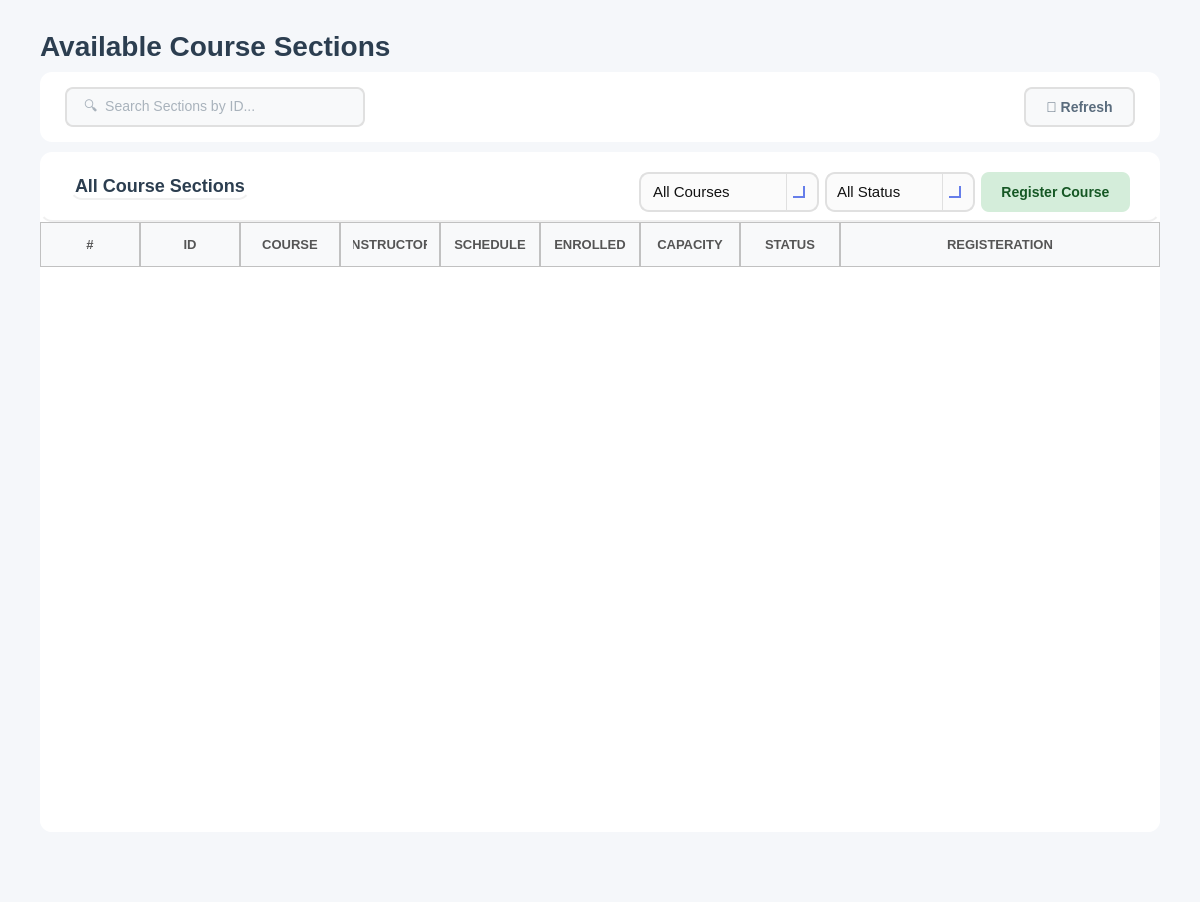
<?xml version="1.0" encoding="UTF-8"?>
<ui version="4.0">
 <class>ViewSections</class>
 <widget class="QWidget" name="ViewSections">
  <property name="geometry">
   <rect>
    <x>0</x>
    <y>0</y>
    <width>1200</width>
    <height>902</height>
   </rect>
  </property>
  <property name="windowTitle">
   <string>Avaliable Sections</string>
  </property>
  <property name="styleSheet">
   <string notr="true">background-color: #f5f7fa;</string>
  </property>
  <layout class="QVBoxLayout" name="mainLayout">
   <property name="spacing">
    <number>10</number>
   </property>
   <property name="leftMargin">
    <number>40</number>
   </property>
   <property name="topMargin">
    <number>30</number>
   </property>
   <property name="rightMargin">
    <number>40</number>
   </property>
   <property name="bottomMargin">
    <number>30</number>
   </property>
   <item>
    <layout class="QHBoxLayout" name="headerLayout">
     <item>
      <widget class="QLabel" name="labelTitle">
       <property name="styleSheet">
        <string notr="true">font-size: 28px; font-weight: bold; color: #2c3e50; background: transparent;</string>
       </property>
       <property name="text">
        <string>Available Course Sections</string>
       </property>
      </widget>
     </item>
     <item>
      <spacer name="headerSpacer">
       <property name="orientation">
        <enum>Qt::Orientation::Horizontal</enum>
       </property>
       <property name="sizeHint" stdset="0">
        <size>
         <width>40</width>
         <height>20</height>
        </size>
       </property>
      </spacer>
     </item>
    </layout>
   </item>
   <item>
    <widget class="QFrame" name="filterFrame">
     <property name="minimumSize">
      <size>
       <width>0</width>
       <height>70</height>
      </size>
     </property>
     <property name="maximumSize">
      <size>
       <width>16777215</width>
       <height>70</height>
      </size>
     </property>
     <property name="styleSheet">
      <string notr="true">background-color: white; border-radius: 12px;</string>
     </property>
     <property name="frameShape">
      <enum>QFrame::Shape::StyledPanel</enum>
     </property>
     <layout class="QHBoxLayout" name="filterLayout">
      <property name="leftMargin">
       <number>25</number>
      </property>
      <property name="topMargin">
       <number>15</number>
      </property>
      <property name="rightMargin">
       <number>25</number>
      </property>
      <property name="bottomMargin">
       <number>15</number>
      </property>
      <item>
       <widget class="QLineEdit" name="lineEditSearch">
        <property name="minimumSize">
         <size>
          <width>300</width>
          <height>40</height>
         </size>
        </property>
        <property name="maximumSize">
         <size>
          <width>200</width>
          <height>16777215</height>
         </size>
        </property>
        <property name="styleSheet">
         <string notr="true">QLineEdit {
    padding: 10px 15px;
    border: 2px solid #e0e0e0;
    border-radius: 8px;
    font-size: 14px;
    background-color: #f8f9fa;   /* light neutral background */
    color: #5a6c7d;             /* text color similar to buttons */
}

QLineEdit:focus {
    border-color: #f5576c;       /* accent border on focus */
    background-color: #ffffff;   /* slightly lighter when active */
}

QLineEdit:disabled {
    background-color: #ededed;   /* washed-out grey */
    color: #a1a8b3;             /* faded text */
}
</string>
        </property>
        <property name="placeholderText">
         <string>🔍  Search Sections by ID...</string>
        </property>
       </widget>
      </item>
      <item>
       <spacer name="filterSpacer">
        <property name="orientation">
         <enum>Qt::Orientation::Horizontal</enum>
        </property>
        <property name="sizeHint" stdset="0">
         <size>
          <width>40</width>
          <height>20</height>
         </size>
        </property>
       </spacer>
      </item>
      <item>
       <widget class="QPushButton" name="buttonRefresh">
        <property name="minimumSize">
         <size>
          <width>100</width>
          <height>40</height>
         </size>
        </property>
        <property name="cursor">
         <cursorShape>PointingHandCursor</cursorShape>
        </property>
        <property name="styleSheet">
         <string notr="true">QPushButton {
    background-color: #f8f9fa;     /* light grey background */
    color: #5a6c7d;               /* text color */
    border: 2px solid #e0e0e0;    /* default border */
    border-radius: 8px;
    font-size: 14px;
    font-weight: bold;
    padding: 10px 20px;
}

QPushButton:hover {
    border-color: #6c5ce7;        /* purplish-blue border on hover */
    color: #6c5ce7;               /* match text color to border */
}

QPushButton:pressed {
    background-color: #e0e0e0;    /* slightly darker grey when pressed */
    border-color: #6c5ce7;        /* keep border highlight */
    color: #6c5ce7;               /* text color */
}
</string>
        </property>
        <property name="text">
         <string>🔄 Refresh</string>
        </property>
       </widget>
      </item>
     </layout>
    </widget>
   </item>
   <item>
    <widget class="QFrame" name="sectionsTableFrame">
     <property name="styleSheet">
      <string notr="true">background-color: white; border-radius: 12px;</string>
     </property>
     <property name="frameShape">
      <enum>QFrame::Shape::StyledPanel</enum>
     </property>
     <layout class="QVBoxLayout" name="sectionsTableMainLayout">
      <property name="spacing">
       <number>0</number>
      </property>
      <property name="leftMargin">
       <number>0</number>
      </property>
      <property name="topMargin">
       <number>0</number>
      </property>
      <property name="rightMargin">
       <number>0</number>
      </property>
      <property name="bottomMargin">
       <number>0</number>
      </property>
      <item>
       <widget class="QFrame" name="tableHeader">
        <property name="minimumSize">
         <size>
          <width>0</width>
          <height>70</height>
         </size>
        </property>
        <property name="maximumSize">
         <size>
          <width>16777215</width>
          <height>70</height>
         </size>
        </property>
        <property name="styleSheet">
         <string notr="true">background: transparent; border-bottom: 2px solid #f0f0f0;</string>
        </property>
        <property name="frameShape">
         <enum>QFrame::Shape::StyledPanel</enum>
        </property>
        <layout class="QHBoxLayout" name="tableHeaderLayout">
         <property name="leftMargin">
          <number>30</number>
         </property>
         <property name="topMargin">
          <number>20</number>
         </property>
         <property name="rightMargin">
          <number>30</number>
         </property>
         <property name="bottomMargin">
          <number>20</number>
         </property>
         <item>
          <widget class="QLabel" name="labelTableTitle">
           <property name="styleSheet">
            <string notr="true">font-size: 18px; font-weight: bold; color: #2c3e50; background: transparent;</string>
           </property>
           <property name="text">
            <string>All Course Sections</string>
           </property>
          </widget>
         </item>
         <item>
          <spacer name="tableTitleSpacer">
           <property name="orientation">
            <enum>Qt::Orientation::Horizontal</enum>
           </property>
           <property name="sizeHint" stdset="0">
            <size>
             <width>40</width>
             <height>20</height>
            </size>
           </property>
          </spacer>
         </item>
         <item>
          <widget class="QComboBox" name="comboBoxFilterCourses">
           <property name="minimumSize">
            <size>
             <width>180</width>
             <height>40</height>
            </size>
           </property>
           <property name="cursor">
            <cursorShape>PointingHandCursor</cursorShape>
           </property>
           <property name="styleSheet">
            <string notr="true">/* ----------------- QComboBox Base ----------------- */
QComboBox {
    border: 2px solid #E0E0E0;          /* main border */
    border-radius: 10px;
    padding: 8px 10px;                   /* Matches QLineEdit padding */
    background: rgba(250, 250, 250, 200);
    font-size: 11pt;
    color: #111111;
}

/* Focused state */
QComboBox:focus {
    border: 2px solid #667EEA; 
    background: rgba(250, 250, 250, 220);
}

/* ----------------- Drop-down Arrow ----------------- */
QComboBox::drop-down {
    subcontrol-origin: padding;
    subcontrol-position: top right;
    width: 30px; 
    border-left-width: 1px;
    border-left-color: #E0E0E0;
    border-left-style: solid;
    border-top-right-radius: 12px;       /* rounder corners */
    border-bottom-right-radius: 12px;    /* rounder corners */
    background: transparent;
}

/* Remove ugly black border on hover/focus */
QComboBox::drop-down:hover,
QComboBox::drop-down:focus {
    border-left-color: #667EEA;
    background: transparent;
    border: none;
}

/* Modern, visible arrow using simple chevron */
QComboBox::down-arrow {
    width: 10px;
    height: 10px;
    border: solid #667EEA;
    border-width: 0 2px 2px 0;
    margin-right: 6px;
}

/* ----------------- Dropdown Popup ----------------- */
/* Dropdown Popup */
QComboBox QAbstractItemView {
    background-color: #fdfdfd;          /* slightly off-white */
    border: 2px solid #E0E0E0;          /* subtle grey border */
    border-radius: 8px;                  /* may not be perfect on Windows */
    color: #111111;
    font-size: 11pt;
    padding: 5px;
    selection-background-color: #667EEA;
    selection-color: white;
    outline: none;
}

/* Items hover/selection */
QComboBox QAbstractItemView::item:hover {
    background-color: rgba(102, 126, 234, 0.1);
    color: #111111;
}

QComboBox QAbstractItemView::item:selected {
    background-color: #667EEA;
    color: white;
}

/* Error highlight for combo box */
QComboBox[error=&quot;true&quot;] {
    border: 2px solid #FF4A4A;
}</string>
           </property>
           <property name="editable">
            <bool>true</bool>
           </property>
           <item>
            <property name="text">
             <string>All Courses</string>
            </property>
           </item>
          </widget>
         </item>
         <item>
          <widget class="QComboBox" name="comboBoxStatusFilter">
           <property name="minimumSize">
            <size>
             <width>150</width>
             <height>40</height>
            </size>
           </property>
           <property name="cursor">
            <cursorShape>PointingHandCursor</cursorShape>
           </property>
           <property name="styleSheet">
            <string notr="true">/* ----------------- QComboBox Base ----------------- */
QComboBox {
    border: 2px solid #E0E0E0;          /* main border */
    border-radius: 10px;
    padding: 8px 10px;                   /* Matches QLineEdit padding */
    background: rgba(250, 250, 250, 200);
    font-size: 11pt;
    color: #111111;
}

/* Focused state */
QComboBox:focus {
    border: 2px solid #667EEA; 
    background: rgba(250, 250, 250, 220);
}

/* ----------------- Drop-down Arrow ----------------- */
QComboBox::drop-down {
    subcontrol-origin: padding;
    subcontrol-position: top right;
    width: 30px; 
    border-left-width: 1px;
    border-left-color: #E0E0E0;
    border-left-style: solid;
    border-top-right-radius: 12px;       /* rounder corners */
    border-bottom-right-radius: 12px;    /* rounder corners */
    background: transparent;
}

/* Remove ugly black border on hover/focus */
QComboBox::drop-down:hover,
QComboBox::drop-down:focus {
    border-left-color: #667EEA;
    background: transparent;
    border: none;
}

/* Modern, visible arrow using simple chevron */
QComboBox::down-arrow {
    width: 10px;
    height: 10px;
    border: solid #667EEA;
    border-width: 0 2px 2px 0;
    margin-right: 6px;
}

/* ----------------- Dropdown Popup ----------------- */
/* Dropdown Popup */
QComboBox QAbstractItemView {
    background-color: #fdfdfd;          /* slightly off-white */
    border: 2px solid #E0E0E0;          /* subtle grey border */
    border-radius: 8px;                  /* may not be perfect on Windows */
    color: #111111;
    font-size: 11pt;
    padding: 5px;
    selection-background-color: #667EEA;
    selection-color: white;
    outline: none;
}

/* Items hover/selection */
QComboBox QAbstractItemView::item:hover {
    background-color: rgba(102, 126, 234, 0.1);
    color: #111111;
}

QComboBox QAbstractItemView::item:selected {
    background-color: #667EEA;
    color: white;
}

/* Error highlight for combo box */
QComboBox[error=&quot;true&quot;] {
    border: 2px solid #FF4A4A;
}</string>
           </property>
           <item>
            <property name="text">
             <string>All Status</string>
            </property>
           </item>
           <item>
            <property name="text">
             <string>Open</string>
            </property>
           </item>
           <item>
            <property name="text">
             <string>Closed</string>
            </property>
           </item>
           <item>
            <property name="text">
             <string>Full</string>
            </property>
           </item>
          </widget>
         </item>
         <item>
          <widget class="QPushButton" name="buttonRegisterCourse">
           <property name="enabled">
            <bool>true</bool>
           </property>
           <property name="minimumSize">
            <size>
             <width>120</width>
             <height>40</height>
            </size>
           </property>
           <property name="cursor">
            <cursorShape>PointingHandCursor</cursorShape>
           </property>
           <property name="styleSheet">
            <string notr="true">/* ---- Approve Button ---- */
QPushButton {
    background-color: #d4edda;
    color: #155724;
    border: none;
    border-radius: 8px;
    font-size: 14px;
    font-weight: bold;
    padding: 10px 20px;
}
QPushButton:hover {
    background-color: #28a745;
    color: white;
}
QPushButton:pressed {
    background-color: #1e7e34;  /* slightly darker for pressed feedback */
}
QPushButton:disabled {
    background-color: #c1d9c3; /* more washed-out green */
    color: #7a8b7a;
}</string>
           </property>
           <property name="text">
            <string>Register Course</string>
           </property>
          </widget>
         </item>
        </layout>
       </widget>
      </item>
      <item>
       <widget class="QTableWidget" name="tableSections">
        <property name="minimumSize">
         <size>
          <width>0</width>
          <height>300</height>
         </size>
        </property>
        <property name="styleSheet">
         <string notr="true">QTableWidget {
    border: none;
    background-color: white;
    gridline-color: #e5e5e5;      /* slightly darker for visibility */
    color: #222222;               /* matches QLineEdit text color */
    font-size: 14px;
}

QTableWidget::item {
    padding: 14px;
    border: none;
    color: #222222;               /* consistent text color */
}

QTableWidget::item:selected {
    background-color: #fcebed;  /* soft pink selection */
    color: #222222;             /* keep text readable */
}

QHeaderView::section {
    background-color: #f8f9fa;
    padding: 12px;
	border: 1px solid #c1c1c1; 
    font-size: 13px;
    color: #555555;               /* similar to readOnly QLineEdit text */
    font-weight: bold;
}
QTableWidget::item:focus {
    outline: none;
    border: none;
}
/* Removes weird selection rectangle */
QTableWidget::item:focus {
    outline: none;
    border: none;
}
QTableWidget::indicator {
    width: 18px;
    height: 18px;
}

QTableWidget::indicator:unchecked {
    border: 1px solid #b8b8b8;      /* soft grey border */
    background-color: #f8f8f8;      /* very light grey */
    border-radius: 3px;             /* slightly rounded */
}

QTableWidget::indicator:checked {
    border: 1px solid #5a5a5a;      /* darker grey when selected */
    background-color: #6c6c6c;      /* washed-out grey instead of harsh green */
    image: url(&quot;&quot;);                 /* remove default checkmark */
    border-radius: 3px;
}

QTableWidget::indicator:checked:hover,
QTableWidget::indicator:unchecked:hover {
    border-color: #3a3a3a;
}

QTableWidget::indicator:checked::after {
    content: &quot;&quot;;
    image: url(&quot;&quot;); /* no default checkmark */
}

/* ===== SCROLLBARS (VERTICAL &amp; HORIZONTAL) ===== */

/* Track */
QScrollBar:vertical, QScrollBar:horizontal {
    background: rgba(255, 255, 255, 0.05);  /* subtle track */
    border-radius: 6px;
    margin: 0px;  /* remove extra space */
}

/* Handle / Thumb */
QScrollBar::handle:vertical, QScrollBar::handle:horizontal {
    background: rgba(120, 120, 120, 0.35);  /* glassy thumb */
    border-radius: 6px;
    border: 1px solid rgba(255, 255, 255, 0.2); /* subtle highlight */
    min-height: 30px; /* vertical */
    min-width: 30px;  /* horizontal */
}

QScrollBar::handle:vertical:hover,
QScrollBar::handle:horizontal:hover {
    background: rgba(120, 120, 120, 0.55);
}

/* Buttons (up/down or left/right) */
QScrollBar::add-line:vertical, QScrollBar::sub-line:vertical,
QScrollBar::add-line:horizontal, QScrollBar::sub-line:horizontal {
    width: 16px;  /* horizontal buttons width */
    height: 16px; /* vertical buttons height */
    background: rgba(180, 180, 180, 0.35);
    border-radius: 4px;
}

/* Arrow icons */
QScrollBar::up-arrow:vertical, QScrollBar::down-arrow:vertical,
QScrollBar::left-arrow:horizontal, QScrollBar::right-arrow:horizontal {
    width: 6px;
    height: 6px;
    background: transparent;
}

/* Remove blank areas */
QScrollBar::add-page:vertical, QScrollBar::sub-page:vertical,
QScrollBar::add-page:horizontal, QScrollBar::sub-page:horizontal {
    background: none;
}

/* Sizes */
QScrollBar:vertical { width: 12px; }
QScrollBar:horizontal { height: 12px; }
</string>
        </property>
        <property name="editTriggers">
         <set>QAbstractItemView::EditTrigger::NoEditTriggers</set>
        </property>
        <property name="alternatingRowColors">
         <bool>true</bool>
        </property>
        <property name="selectionMode">
         <enum>QAbstractItemView::SelectionMode::ContiguousSelection</enum>
        </property>
        <property name="verticalScrollMode">
         <enum>QAbstractItemView::ScrollMode::ScrollPerPixel</enum>
        </property>
        <property name="horizontalScrollMode">
         <enum>QAbstractItemView::ScrollMode::ScrollPerPixel</enum>
        </property>
        <property name="cornerButtonEnabled">
         <bool>true</bool>
        </property>
        <attribute name="horizontalHeaderStretchLastSection">
         <bool>true</bool>
        </attribute>
        <attribute name="verticalHeaderVisible">
         <bool>false</bool>
        </attribute>
        <attribute name="verticalHeaderCascadingSectionResizes">
         <bool>true</bool>
        </attribute>
        <column>
         <property name="text">
          <string>#</string>
         </property>
        </column>
        <column>
         <property name="text">
          <string>ID</string>
         </property>
        </column>
        <column>
         <property name="text">
          <string>COURSE</string>
         </property>
        </column>
        <column>
         <property name="text">
          <string>INSTRUCTOR</string>
         </property>
        </column>
        <column>
         <property name="text">
          <string>SCHEDULE</string>
         </property>
        </column>
        <column>
         <property name="text">
          <string>ENROLLED</string>
         </property>
        </column>
        <column>
         <property name="text">
          <string>CAPACITY</string>
         </property>
        </column>
        <column>
         <property name="text">
          <string>STATUS</string>
         </property>
        </column>
        <column>
         <property name="text">
          <string>REGISTERATION</string>
         </property>
        </column>
       </widget>
      </item>
     </layout>
    </widget>
   </item>
   <item>
    <spacer name="verticalSpacer">
     <property name="orientation">
      <enum>Qt::Orientation::Vertical</enum>
     </property>
     <property name="sizeType">
      <enum>QSizePolicy::Policy::Maximum</enum>
     </property>
     <property name="sizeHint" stdset="0">
      <size>
       <width>20</width>
       <height>40</height>
      </size>
     </property>
    </spacer>
   </item>
  </layout>
 </widget>
 <resources/>
 <connections/>
</ui>
